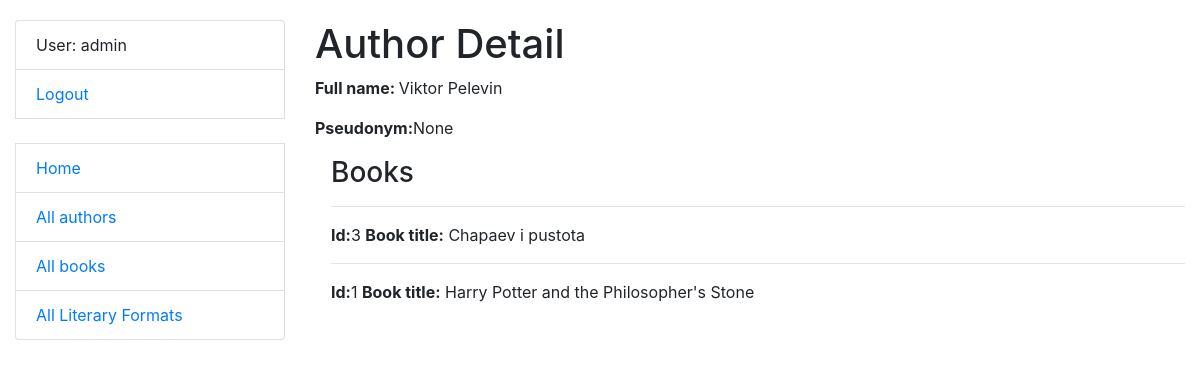
/catalog/authors/5/ (signed in), run on the app's committed database.
### catalog/models.py (models this page shows, shortened)
class Author(AbstractUser):
    pseudonym = models.CharField(max_length=63, null=True, blank=True)
    class Meta:
        ordering = ["username"]

class Book(models.Model):
    title = models.CharField(max_length=255)
    price = models.DecimalField(max_digits=7, decimal_places=2)
    format = models.ForeignKey(LiteraryFormat, on_delete=models.CASCADE, related_name="books")
    authors = models.ManyToManyField(settings.AUTH_USER_MODEL, related_name="books")
    class Meta:
        ordering = ["title"]

### catalog/views.py (the view)
# urls.py: path("authors/<int:pk>/", AuthorDetailView.as_view(), name="author-detail"),
class AuthorDetailView(LoginRequiredMixin, generic.DetailView):
    model = Author

### templates/catalog/author_detail.html
{% extends "base.html" %}
{% block content %}
    <h1>Author Detail</h1>
    <p><strong>Full name: </strong>{{ author.first_name}} {{ author.last_name }}</p>
    <p><strong>Pseudonym:</strong>{{ author.pseudonym }}</p>
    <div class="ml-3">
      <h3>Books</h3>
      {% for book in author.books.all %}
            <hr>
            <p><strong>Id:</strong>{{ book.id }}
              <strong>Book title:</strong> {{ book.title }}
            </p>
      {% empty %}
          <p>No details!</p>
      {% endfor %}
    </div>
{% endblock %}

### templates/includes/sidebar.html
<ul class="sidebar-nav list-group">
  {% if user.is_authenticated %}
    <li class="list-group-item">User: {{ user.username }}</li>
    <li class="list-group-item"><a href="{% url 'logout' %}">Logout</a></li>
  {% else %}
    <li class="list-group-item"><a href="{% url 'login' %}">login</a></li>
  {% endif %}
  <br>
  <li class="list-group-item"><a href="{% url 'catalog:index' %}">Home</a></li>
  <li class="list-group-item"><a href="{% url 'catalog:author-list' %}">All authors</a></li>
  <li class="list-group-item"><a href="{% url 'catalog:book-list' %}">All books</a></li>
  <li class="list-group-item"><a href="{% url 'catalog:literary-format-list'%}">All Literary Formats</a></li>
</ul>

### static/css/styles.css (style rules this page uses)
body { margin-top: 20px; }
.sidebar-nav { padding: 0; list-style: none; }

### data on the page
Author: username "admin"
Author: first_name "Viktor", last_name "Pelevin", pseudonym "None"
Book: id "3", title "Chapaev i pustota"
Book: id "1", title "Harry Potter and the Philosopher's Stone"
